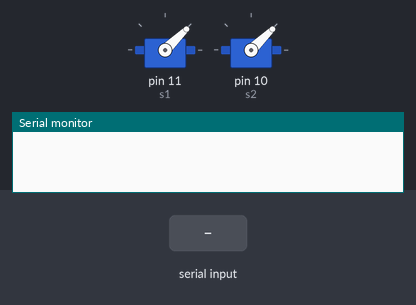
The sketch below on a simulated Arduino Uno, built with avr-gcc and run on an emulated ATmega328P. On the bench: 2 × servo, the last lines printed to the serial monitor. The inputs (shaded band) are chosen by the test bench.

Above: at 1.2 s.
1.3 s: "200\n" received over Serial
At 1.8 s:
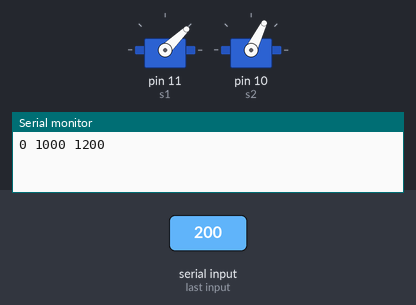
2.8 s: "90,45\n" received over Serial
At 3.4 s:
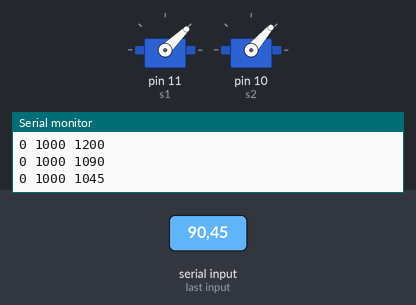
Timing chart, 0 to 5.8 s (numbered marks = the images above; inputs shaded):
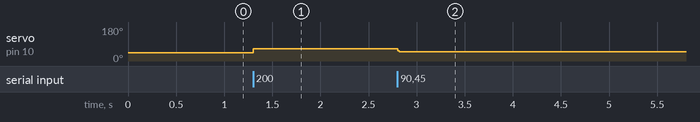

Measured:
- after the input at 1.3 s, servo on pin 10 (s2): 44° → 64° at once
- after the input at 2.8 s, servo on pin 10 (s2): 64° → 49° at once

The sketch:

arduino_pwm.ino
```cpp
#include <Servo.h>


#define enable 8


Servo s1;
Servo s2;

long input = 0;
long v1;
long v2;
long e;

void setup()

{

  Serial.begin(115200);
  Serial.setTimeout(10);
  s1.attach(11);
  s2.attach(10);

  s1.writeMicroseconds(1000);
  s2.writeMicroseconds(1000);

}


void loop() {

  if (Serial.available() > 0) {

    input = Serial.parseInt();

    if (input!=0){

      if (input<0){

        input = 0;

      }
      e = input * 0.000001;
      input = input-e*1000000;
      v1 = input * 0.001;
      input =input-v1*1000;
      v2 = input;

      v1 = v1 + 1000;
      v2 = v2 + 1000;

      s1.writeMicroseconds(v1);
      s2.writeMicroseconds(v2);

      Serial.print(e);
      Serial.print(" ");
      Serial.print(v1);
      Serial.print(" ");
      Serial.print(v2);
      Serial.print("\n");

    }


  }

  delay (10);

}
```
